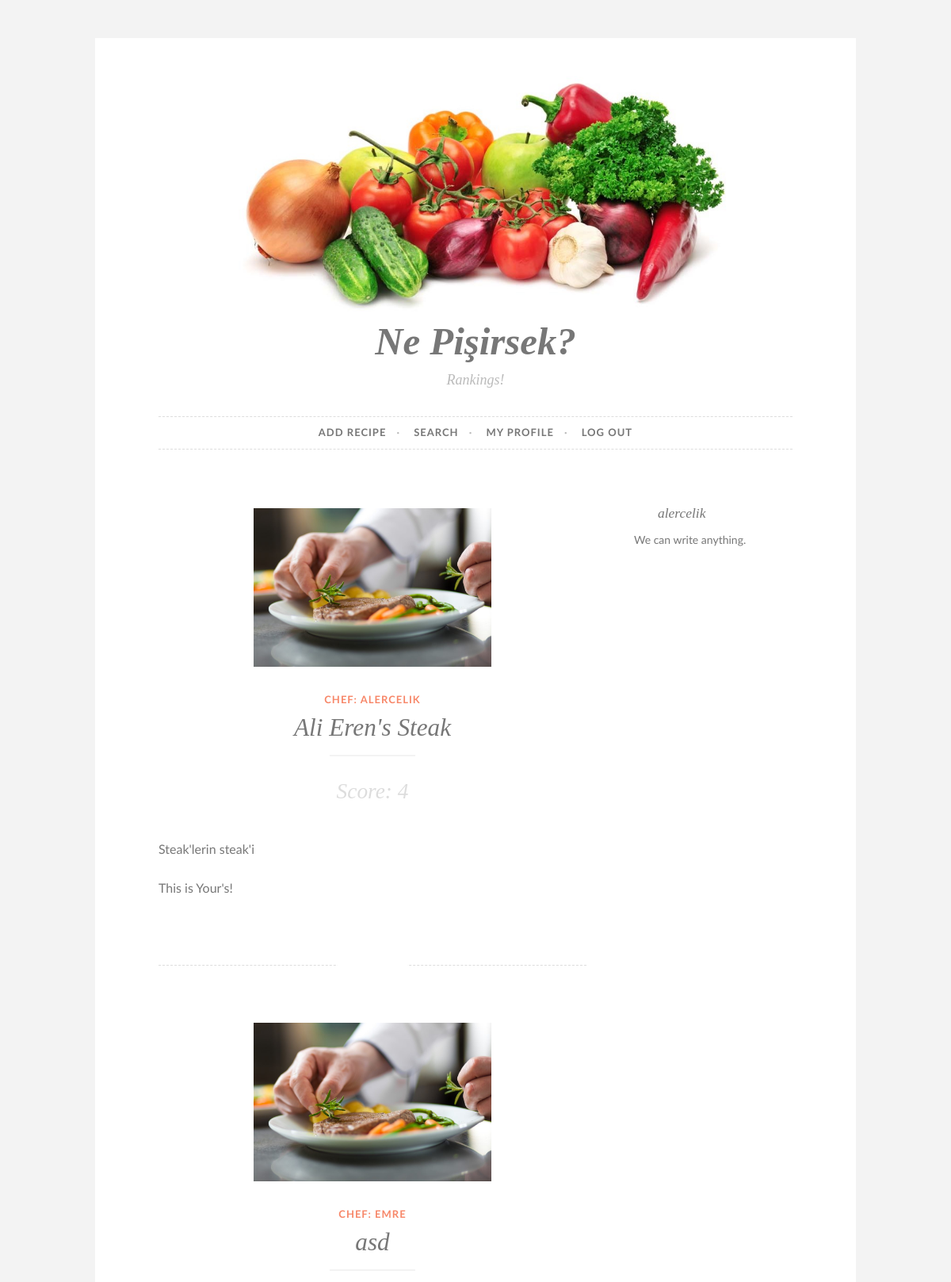
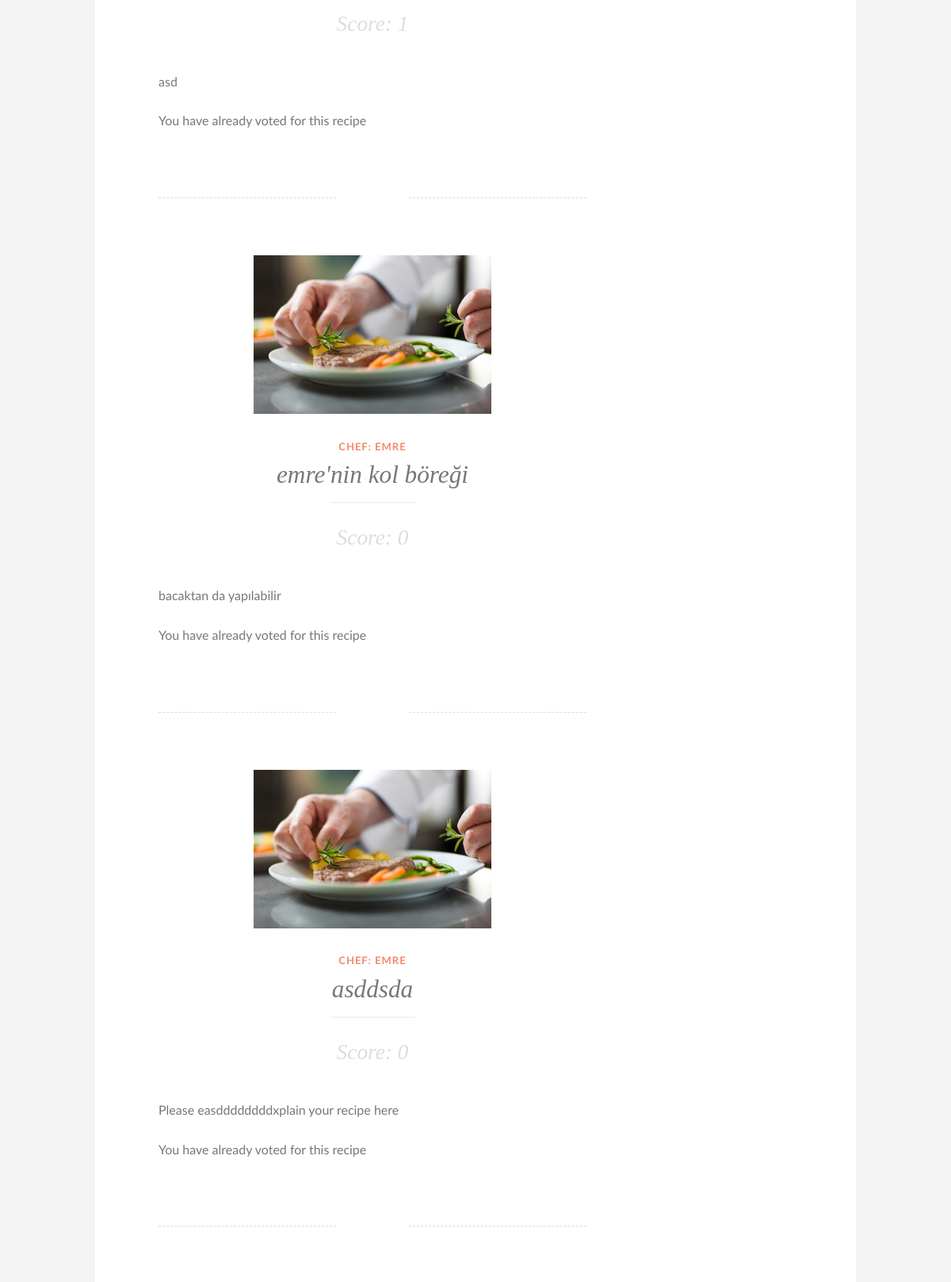
The app's page /leaderboard (signed in, upper part) with its own data (2 pictures, top to bottom).
### main.py (models this page shows, shortened)
class Recipe(db.Model):
	__tablename__ = 'Recipe'
	id = db.Column(db.Integer, primary_key = True)
	name = db.Column(db.String(100))
	text = db.Column(db.Text)
	category_id = db.Column(db.Integer, db.ForeignKey('RecipeCategory.id'), nullable=False)
	user_id = db.Column(db.Integer, db.ForeignKey('User.id'), nullable=False)
	add_date = db.Column(db.DateTime)
	last_edit_date = db.Column(db.DateTime)
	def get_score(self):
		recipe_votes = Vote.query.filter_by(recipe_id=self.id)
		score = 0
		for vote in recipe_votes:
			score += vote.value
		return score
	def get_username_by_id(self):
		user = User.query.filter_by(id=self.user_id).first()
		return user.username

class User(db.Model):
	__tablename__ = 'User'
	id = db.Column(db.Integer, primary_key=True)
	user_type = db.Column(db.String(100))
	name = db.Column(db.String(100), nullable=False)
	surname = db.Column(db.String(100), nullable=False)
	username = db.Column(db.String(100), unique=True, nullable=False)
	password = db.Column(db.String(100), nullable=False)
	email = db.Column(db.String(100), unique=True, nullable=False)
	register_date = db.Column(db.DateTime)
	last_login_date = db.Column(db.DateTime)
	recipes = db.relationship("Recipe", backref="recipes_of_user")

class Vote(db.Model):
	__tablename__ = 'Vote'
	id = db.Column(db.Integer, primary_key = True)
	value = db.Column(db.Integer, nullable=False)
	recipe_id = db.Column(db.Integer, db.ForeignKey('Recipe.id'), nullable=False)
	user_id = db.Column(db.Integer, db.ForeignKey('User.id'), nullable=False)

### main.py (the view)
@app.route('/leaderboard', methods=['POST', 'GET'])
def leaderboard():
	if not "logged_in" in session:
		user_logged_in = False
		session["logged_in"] = False
	else:
		user_logged_in = session["logged_in"]
	if not user_logged_in:
		return render_template('log_in.html')
	username = session["username"]
	user_id = session["user_id"]
	session["url"] = "leaderboard"
	recipes = Recipe.query.all()
	sorted_recipes = sorted(recipes, key=lambda x: x.get_score(), reverse=True)
	sorted_recipes = sorted_recipes[:10]
	already_voted_recipes = Vote.query.filter_by(user_id=user_id)
	already_voted_recipe_ids = [vote.recipe_id for vote in already_voted_recipes]
	return render_template('leaderboard.html',
	                       username=username, user_id=user_id, recipes=sorted_recipes,
	                       already_voted_recipe_ids=already_voted_recipe_ids)

### templates/leaderboard.html (shortened to what this page needs)
<!DOCTYPE html>
<html lang="en">
	<head>
	<link rel="stylesheet" id="all-css-0-1" href="/static/css/1.css" type="text/css" media="all">
	<link rel="stylesheet" id="button-2-fonts-css" href="/static/css/2.css" type="text/css" media="all">
	</head>
	<body class="home blog custom-background wp-custom-logo wp-embed-responsive mp6 customizer-styles-applied group-blog highlander-enabled highlander-light infinite-scroll">
		<div id="page" class="hfeed site">
			<header id="masthead" class="site-header" role="banner">
				<div class="site-branding">
					<img width="663" height="260" src="{{ url_for('static', filename='images/yemekler.jpg') }}" >
					<h1 class="site-title">Ne Pişirsek?</a></h1>
					<p class="site-description">Rankings!</p>
				</div>
			</header>
			<nav id="site-navigation" class="main-navigation" role="navigation">
				<div >
					<ul >
						<li id="menu-item-271" class="menu-item menu-item-type-post_type menu-item-object-page menu-item-271"><a href="{{url_for("add_recipe")}}">Add Recipe</a></li>
						<li id="menu-item-272" class="menu-item menu-item-type-post_type menu-item-object-page menu-item-272"><a href="{{url_for("search")}}">Search</a></li>
						<li id="menu-item-273" class="menu-item menu-item-type-post_type menu-item-object-page menu-item-273"><a href="{{url_for("profile")}}">My Profile</a></li>
						<li id="menu-item-274" class="menu-item menu-item-type-post_type menu-item-object-page menu-item-274"><a href="{{url_for("log_out")}}">Log out</a></li>
					</ul>
				</div>
			</nav>
			<div id="content" class="site-content">
				<div id="primary" class="content-area">
					<main id="main" class="site-main" role="main">
						{%for recipe in recipes%}
						<article id="post-65" class="post-65 post type-post status-publish format-standard has-post-thumbnail hentry category-community tag-food tag-gardening">
						<header class="entry-header">
							<div>
                                <p style="text-align:center;">
									<img width="300" height="200"
										 src="static/images/signin-image.jpg"
										 class="attachment-button-2-featured size-button-2-featured wp-post-image" alt=""
										 >
                                </p>
							</div>
							<span class="cat-links"><a rel="category tag">Chef: {{recipe.get_username_by_id()}}</a></span>
							<h1 class="entry-title">{{recipe.name}}</h1>
							<div class="entry-meta">
                                    <h3>Score: {{recipe.get_score()}}</h3>
							</div>
						</header>
						<div class="entry-content">
                            <p> {{recipe.text}} </p>
							<div class="page-links">
								{% if recipe.id in already_voted_recipe_ids %}
									You have already voted for this recipe
								{% elif recipe.user_id == user_id %}
									This is Your's!
								{% endif %}
							</div>
						</div>
					</article>
						{% endfor %}
					</main>
				</div>
				<div id="secondary" class="widget-area" role="complementary">
					<aside id="text-3" class="widget widget_text"><h1 class="widget-title">{{username}}</h1>
						<div class="textwidget">We can write anything.</div>
					</aside>
				</div>
			</div>
		</div>
	</body>
</html>

### records on screen
Recipe: get_username_by_id "ALERCELIK", name "Ali Eren's Steak", get_score "4", text "Steak'lerin steak'i", shows "This is Your's!"
Recipe: get_username_by_id "EMRE", name "asd", get_score "1", text "asd", shows "You have already voted for this recipe"
Recipe: get_username_by_id "EMRE", name "emre'nin kol böreği", get_score "0", text "bacaktan da yapılabilir", shows "You have already voted for this recipe"
Recipe: get_username_by_id "EMRE", name "asddsda", get_score "0", text "Please easddddddddxplain your recipe here", shows "You have already voted for this recipe"
User: username "alercelik"
